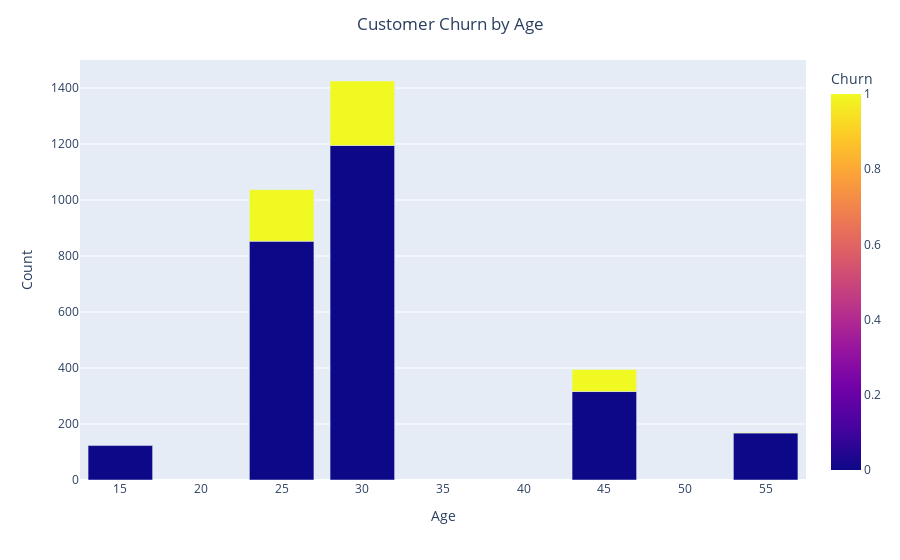

The code cell stored with this chart in its notebook:
### Code cell
# Grouping customers by age and churn
age_churn = df.groupby(['Age', 'Churn']).size().reset_index(name='Count')

# Creating the plot
fig = px.bar(age_churn, x='Age', y='Count', color='Churn', barmode='group')

# Adding title to the plot and centering it
fig.update_layout(title={'text': 'Customer Churn by Age', 'x': 0.5})

# Saving the plot with high resolution
fig.write_image("churn_plot_by_age.png", engine="kaleido", scale=2)

# Displaying the plot
fig.show()

### Figure 1 — Plotly figure (JSON) as saved in the notebook; plotly's stock layout.template omitted (floating-point values rounded to 4 significant figures)
{"data": [{"alignmentgroup": "True", "hovertemplate": "Age=%{x}<br>Count=%{y}<br>Churn=%{marker.color}<extra></extra>", "legendgroup": "", "marker": {"color": [0, 0, 1, 0, 1, 0, 1, 0, 1], "coloraxis": "coloraxis", "pattern": {"shape": ""}}, "name": "", "offsetgroup": "", "orientation": "v", "showlegend": false, "textposition": "auto", "type": "bar", "x": [15, 25, 25, 30, 30, 45, 45, 55, 55], "xaxis": "x", "y": [123, 853, 184, 1195, 230, 316, 79, 168, 2], "yaxis": "y"}], "layout": {"barmode": "group", "coloraxis": {"colorbar": {"title": {"text": "Churn"}}, "colorscale": [[0, "#0d0887"], [0.1111, "#46039f"], [0.2222, "#7201a8"], [0.3333, "#9c179e"], [0.4444, "#bd3786"], [0.5556, "#d8576b"], [0.6667, "#ed7953"], [0.7778, "#fb9f3a"], [0.8889, "#fdca26"], [1, "#f0f921"]]}, "legend": {"tracegroupgap": 0}, "margin": {"t": 60}, "title": {"text": "Customer Churn by Age", "x": 0.5}, "xaxis": {"anchor": "y", "domain": [0, 1], "title": {"text": "Age"}}, "yaxis": {"anchor": "x", "domain": [0, 1], "title": {"text": "Count"}}}}
